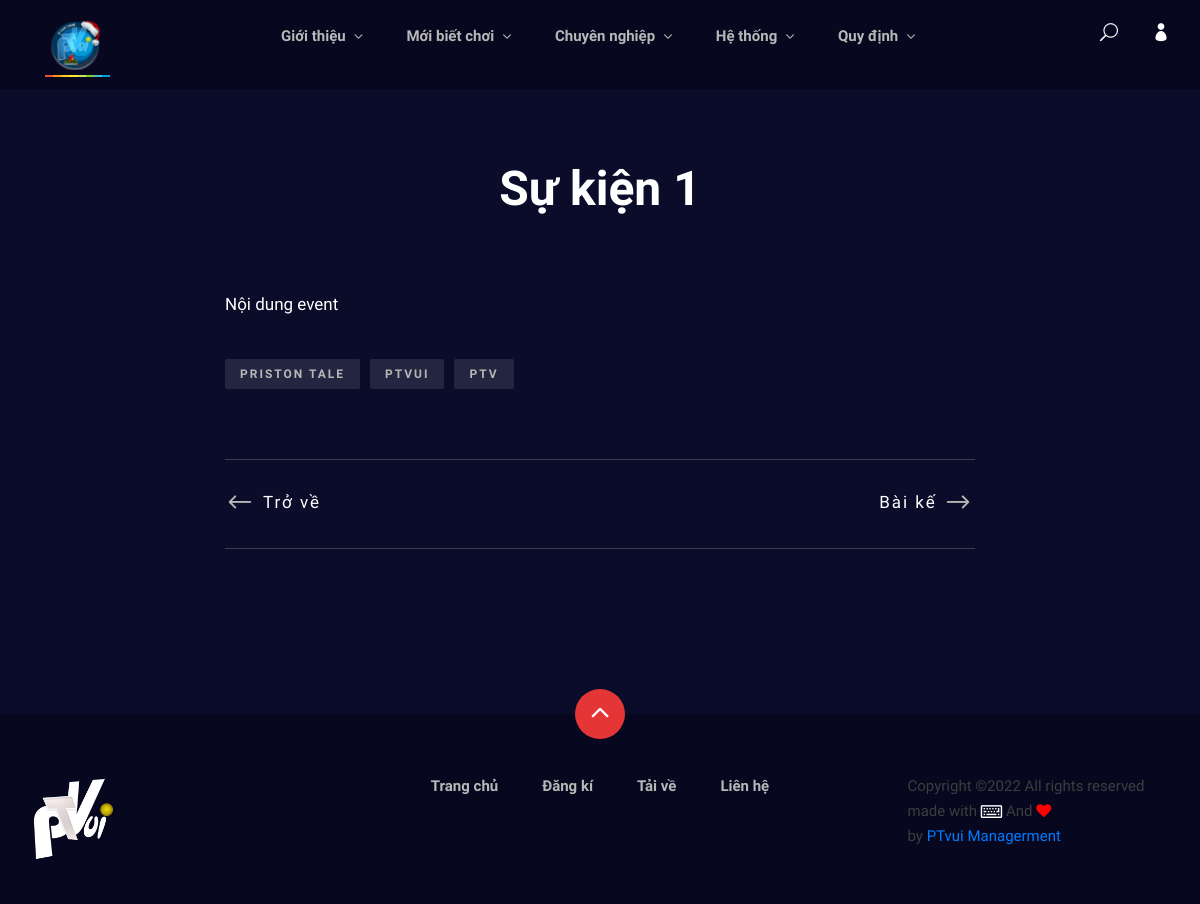
Page /ViewDetailt_Event.php?id=1 on the committed database.
### tables this page shows
CREATE TABLE `menu_website` (
  `id` int(10) UNSIGNED NOT NULL,
  `name` varchar(1000) NOT NULL,
  `sortname` varchar(1000) NOT NULL,
  `img` varchar(1000) NOT NULL,
  `msg` varchar(1000) NOT NULL,
  `link` varchar(1000) NOT NULL
);

CREATE TABLE `event` (
  `id` int(10) UNSIGNED NOT NULL,
  `name_ev` mediumtext NOT NULL,
  `content_ev` mediumtext NOT NULL,
  `img_ev` mediumtext NOT NULL,
  `begin_time` datetime NOT NULL,
  `end_time` datetime NOT NULL,
  `views` int(11) NOT NULL
);

### ViewDetailt_Event.php (the view, shortened to what this page needs)
<!DOCTYPE html>
<html lang="zxx">
<head>
    <link rel="stylesheet" href="css/bootstrap.min.css" type="text/css">
    <link rel="stylesheet" href="css/font-awesome.min.css" type="text/css">
    <link rel="stylesheet" href="css/elegant-icons.css" type="text/css">
    <link rel="stylesheet" href="css/plyr.css" type="text/css">
    <link rel="stylesheet" href="css/nice-select.css" type="text/css">
    <link rel="stylesheet" href="css/owl.carousel.min.css" type="text/css">
    <link rel="stylesheet" href="css/slicknav.min.css" type="text/css">
    <link rel="stylesheet" href="css/style.css" type="text/css">
</head>
<body>
    <?php include('header.php') ?>
    <section class="blog-details spad">
        <div class="container">
            <div class="row d-flex justify-content-center">
                <div class="col-lg-8">
                    <div class="blog__details__title">
                    <?php
      $id=$_GET['id'];
      $query1 = " SELECT * FROM `event` where id='$id' ";
      $result = mysql_query($query1);
      ?>
      <?php
          while($row = mysql_fetch_array($result))
        {
                        echo'
                        <h2>'.$row['name_ev'].'</h2>
                    </div>
                </div>
                <div class="col-lg-8">
                    <div class="blog__details__content">
                        <div class="blog__details__text">
                            <p>'.$row['content_ev'].'</p>
                        </div>
                        <div class="blog__details__tags">
                            <a href="#">Priston Tale</a>
                            <a href="#">PTvui</a>
                            <a href="#">PTV</a>
                        </div>
                        <div class="blog__details__btns">
                            <div class="row">
                                <div class="col-lg-6">
                                    <div class="blog__details__btns__item">
                                        <h5><a href="trang_chu"><span class="arrow_left"></span> Trở về</a>
                                        </h5>
                                    </div>
                                </div>
                                <div class="col-lg-6">
                                    <div class="blog__details__btns__item next__btn">
                                        <h5><a href="">Bài kế <span
                                            class="arrow_right"></span></a></h5>
                                        </div>
                                    </div>
                                </div>
                            </div>
                        </div>
                    </div>
                </div>
            </div>
        </section>
    ';
    }
?>
    <?php include('footer.php') ?>
    </body>
</html>

### header.php (shortened to what this page needs)
<link rel="stylesheet" href="css/css_pristontale.css" type="text/css">
<header class="header">
        <div class="container">
            <div class="row">
                <div class="col-lg-2">
                    <div class="header__logo">
                       <a href="trang_chu">
                        <?php
                         include 'database.php';
                         $sql_info="SELECT * FROM `menu_website` WHERE name = 'logo' ORDER BY id DESC LIMIT 1";
                         $show_info=$pdo->query($sql_info);
                    ?>
                    <?php foreach($show_info as $showall_info) { ?>
                            <img src="<?php echo $showall_info['img']; ?>" alt="">
                    <?php } ?>
                        </a>
                    </div>
                    <div class="ribon"></div>
                </div>
                <div class="col-lg-8">
                    <div class="header__nav">
                        <nav class="header__menu mobile-menu">
                            <ul>
                                <li><a href="#">Giới thiệu <span class="arrow_carrot-down"></span></a>
                                </li>
                                <li><a href="#">Mới biết chơi <span class="arrow_carrot-down"></span></a>
                                </li>
                                <li><a href="#">Chuyên nghiệp <span class="arrow_carrot-down"></span></a>
                                </li>
                                 <li><a href="#">Hệ thống <span class="arrow_carrot-down"></span></a>
                                </li>
                                <li><a href="#">Quy định <span class="arrow_carrot-down"></span></a>
                                </li>
                            </ul>
                        </nav>
                    </div>
                </div>
                <div class="col-lg-2">
                    <div class="header__right">
                        <a href="#" class="search-switch"><span class="icon_search"></span></a>
                        <a href="login.html"><span class="icon_profile"></span></a>
                    </div>
                </div>
            </div>
        </div>
    </header>

### footer.php (shortened to what this page needs)
<footer class="footer">
    <div class="page-up">
        <a href="#" id="scrollToTopButton"><span class="arrow_carrot-up"></span></a>
    </div>
    <div class="container">
        <div class="row">
            <div class="col-lg-3">
                <div class="footer__logo">
                    <a href="trang_chu">
                    <?php
                         include 'database.php';
                         $sql_info="SELECT * FROM `menu_website` WHERE name = 'logo_footer' ORDER BY id DESC LIMIT 1";
                         $show_info=$pdo->query($sql_info);
                    ?>
                    <?php foreach($show_info as $showall_info) { ?>
                            <img src="<?php echo $showall_info['img']; ?>" alt="">
                    <?php } ?>
                    </a>
                </div>
            </div>
            <div class="col-lg-6">
                <div class="footer__nav">
                    <ul>
                        <li class="active"><a href="trang_chu">Trang chủ</a></li>
                        <li><a href="dang_ki.html">Đăng kí</a></li>
                        <li><a href="tai_ve.html">Tải về</a></li>
                        <li><a href="#">Liên hệ</a></li>
                    </ul>
                </div>
            </div>
            <div class="col-lg-3">
                <p>
                  Copyright &copy;<script>document.write(new Date().getFullYear());</script> All rights reserved<br> made with <font style="color:white"><i class="fa fa-keyboard-o fa-lg" aria-hidden="true"></i></font> And <font style="color:red"><i class="fa fa-heart" aria-hidden="true"></i></font> <br>by <a href="http://ptvui.com" target="_blank">PTvui Managerment</a>
                </p>
              </div>
          </div>
      </div>
  </footer>

### css/style.css (style rules this page uses)
html, body { height: 100%; font-family: "Mulish", sans-serif; -webkit-font-smoothing: antialiased; background: #0b0c2a; }
h1, h2, h3, h4, h5, h6 { margin: 0; color: #111111; font-weight: 400; font-family: "Mulish", sans-serif; }
h2 { font-size: 36px; }
h5 { font-size: 18px; }
p { font-size: 15px; font-family: "Mulish", sans-serif; color: #3d3d3d; font-weight: 400; line-height: 25px; margin: 0 0 15px 0; }
img { max-width: 100%; }
ul, ol { padding: 0; margin: 0; }
.spad { padding-top: 100px; padding-bottom: 100px; }
.header { background: #070720; }
.header__logo { padding: 20px 0 17px; }
.header__logo a { display: inline-block; }
.header__menu { text-align: center; }
.header__menu ul li { list-style: none; display: inline-block; position: relative; margin-right: 16px; }
.header__menu ul li:last-child { margin-right: 0; }
.header__menu ul li a { font-size: 15px; color: #b7b7b7; display: block; font-weight: 700; -webkit-transition: all, 0.5s; -o-transition: all, 0.5s; transition: all, 0.5s; padding-top: 25px; padding-bottom: 10px; padding-left: 10px; padding-right: 10px; }
.header__menu ul li a span { position: relative; font-size: 17px; top: 2px; }
.header__right { text-align: right; padding: 20px 0 15px; }
.header__right a { display: inline-block; font-size: 18px; color: #ffffff; margin-right: 30px; }
.header__right a:last-child { margin-right: 0; }
.blog-details { padding-top: 70px; }
.blog__details__title { text-align: center; margin-bottom: 70px; }
.blog__details__title h2 { color: #ffffff; font-size: 48px; font-weight: 700; line-height: 60px; margin-bottom: 38px; }
.blog__details__text { margin-bottom: 40px; }
.blog__details__text p { color: #ffffff; font-size: 17px; line-height: 30px; }
.blog__details__tags { margin-bottom: 60px; }
.blog__details__tags a { display: inline-block; color: #b7b7b7; font-size: 12px; font-weight: 700; letter-spacing: 2px; text-transform: uppercase; background: rgba(255, 255, 255, 0.1); border-radius: 2px; margin-right: 6px; padding: 6px 15px; margin-bottom: 10px; }
.blog__details__tags a:last-child { margin-right: 0; }
.blog__details__btns { border-top: 1px solid rgba(255, 255, 255, 0.2); border-bottom: 1px solid rgba(255, 255, 255, 0.2); padding: 20px 0 15px; margin-bottom: 65px; }
.blog__details__btns__item { margin-bottom: 20px; }
.blog__details__btns__item.next__btn { text-align: right; }
.blog__details__btns__item h5 a { font-size: 17px; letter-spacing: 2px; color: #ffffff; }
.blog__details__btns__item h5 a span { font-size: 30px; color: #b7b7b7; position: relative; top: 8px; }
.footer { background: #070720; padding-top: 60px; padding-bottom: 40px; position: relative; }
.page-up { position: absolute; left: 50%; top: -25px; margin-left: -25px; }
.page-up a { display: inline-block; font-size: 36px; color: #ffffff; height: 50px; width: 50px; background: #e53637; line-height: 50px; text-align: center; border-radius: 50%; }
.page-up a span { position: relative; top: 2px; left: -1px; }
.footer__nav { text-align: center; }
.footer__nav ul li { list-style: none; display: inline-block; position: relative; margin-right: 40px; }
.footer__nav ul li:last-child { margin-right: 0; }
.footer__nav ul li a { font-size: 15px; color: #b7b7b7; display: block; font-weight: 700; }
@media only screen and (min-width: 1200px) { .container { max-width: 1170px; } }

### rows in the picture
menu_website: img (picture)
event: name_ev "Sự kiện 1", content_ev "Nội dung event"
menu_website: img (picture)
